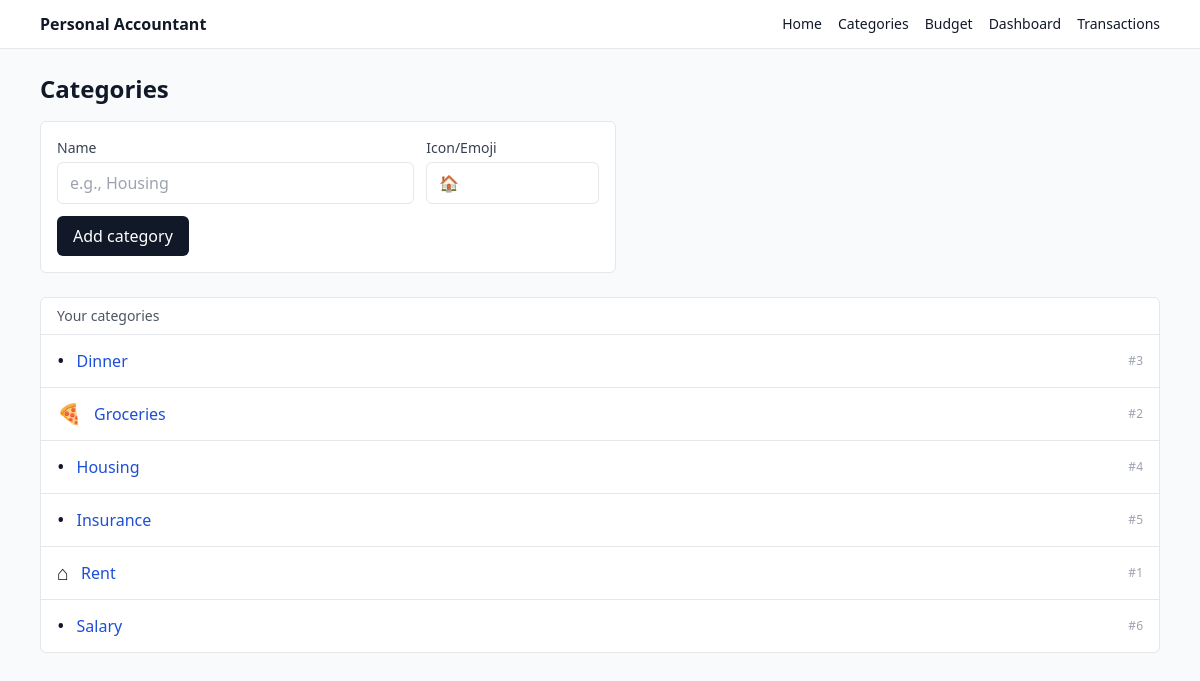
The app's page /categories (signed in), older data.
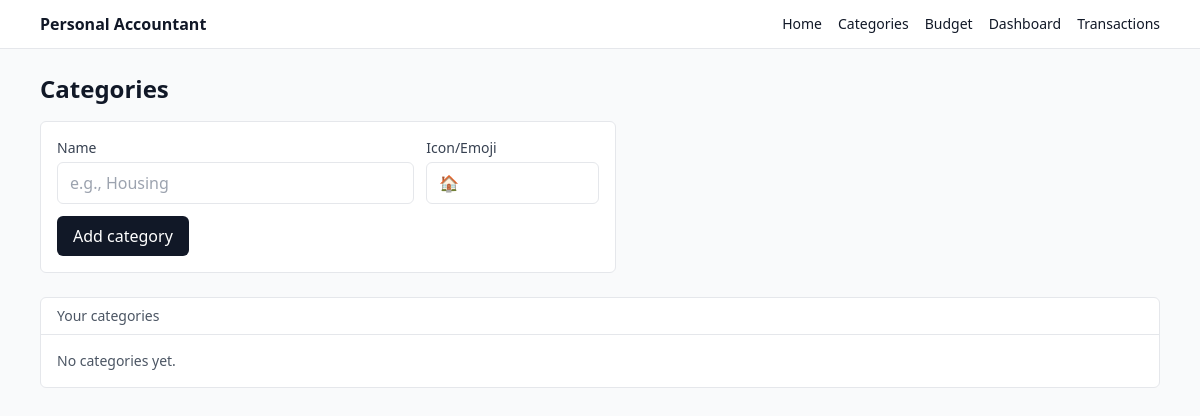
The same page, newer data.
### app/models.py (models this page shows)
class Category(SQLModel, table=True):
    __table_args__ = (
        UniqueConstraint("user_id", "name", name="uq_category_user_name"),
    )
    id: int | None = Field(default=None, primary_key=True)
    user_id: int = Field(foreign_key="user.id", index=True)
    name: str
    icon: str | None = None  # emoji or icon key
    created_at: datetime = Field(default_factory=datetime.utcnow)

### app/routes/categories.py (the view)
@router.get("/categories", response_class=HTMLResponse)
def categories_page(
    request: Request,
    db: Session = Depends(get_session),
    uid: int | None = Depends(current_user_id),
):
    if not uid:
        return _redirect_login()
    categories = _categories_for_user(db, uid)
    return templates.TemplateResponse(
        "categories.html",
        {"request": request, "title": "Categories", "user_id": uid, "categories": categories, "error": None},
    )

### templates/categories.html (shortened to what this page needs)
{% extends "_base.html" %}
{% block content %}
  <div class="flex items-center justify-between mb-4">
    <h1 class="text-2xl font-semibold">Categories</h1>
  </div>
  <form method="post" action="/categories" class="mb-6 grid gap-3 max-w-xl rounded-md border bg-white p-4">
    <div class="grid grid-cols-1 sm:grid-cols-3 gap-3">
      <div class="sm:col-span-2">
        <label class="block text-sm text-gray-700">Name</label>
        <input name="name" required class="mt-1 w-full rounded-md border px-3 py-2" placeholder="e.g., Housing" />
      </div>
      <div>
        <label class="block text-sm text-gray-700">Icon/Emoji</label>
        <input name="icon" class="mt-1 w-full rounded-md border px-3 py-2" placeholder="🏠" />
      </div>
    </div>
    <button class="justify-self-start rounded-md bg-gray-900 px-4 py-2 text-white hover:bg-black">
      Add category
    </button>
  </form>
  <div class="rounded-md border bg-white">
    <div class="border-b px-4 py-2 text-sm text-gray-600">Your categories</div>
    {% if categories|length == 0 %}
      <div class="px-4 py-4 text-sm text-gray-600">No categories yet.</div>
    {% else %}
      <ul class="divide-y">
        {% for c in categories %}
          <li class="px-4 py-3 flex items-center justify-between">
            <div class="flex items-center gap-3">
              <span class="text-xl">{{ c.icon or "•" }}</span>
              <a class="font-medium text-blue-700 hover:underline" href="/categories/{{ c.id }}">
                {{ c.name }}
              </a>
            </div>
            <span class="text-xs text-gray-400">#{{ c.id }}</span>
          </li>
        {% endfor %}
      </ul>
    {% endif %}
  </div>
{% endblock %}

### templates/_base.html (shortened to what this page needs)
<!doctype html>
<html>
  <head>
    <script src="https://cdn.tailwindcss.com"></script>
  </head>
  <body class="bg-gray-50 text-gray-900">
    <header class="border-b bg-white">
      <div class="mx-auto max-w-6xl px-4 py-3 flex items-center justify-between">
        <div class="font-semibold">Personal Accountant</div>
        <nav class="flex gap-4 text-sm">
          <a href="/" class="hover:underline">Home</a>
          <a href="/categories" class="hover:underline">Categories</a>
          <a href="/budget" class="hover:underline">Budget</a>
          <a href="/dashboard" class="hover:underline">Dashboard</a>
          <a href="/transaction" class="...">Transactions</a>
        </nav>
      </div>
    </header>
    <main class="mx-auto max-w-6xl px-4 py-6">
      {% block content %}{% endblock %}
    </main>
  </body>
</html>

Row changes from the older to the newer data that the page shows:
removed Category: icon "•", name "Dinner", id "3"
removed Category: icon "🍕", name "Groceries", id "2"
removed Category: icon "•", name "Housing", id "4"
removed Category: icon "•", name "Insurance", id "5"
removed Category: icon "⌂", name "Rent", id "1"
removed Category: icon "•", name "Salary", id "6"
Text that changed along with them:
text now shown: "No categories yet."
